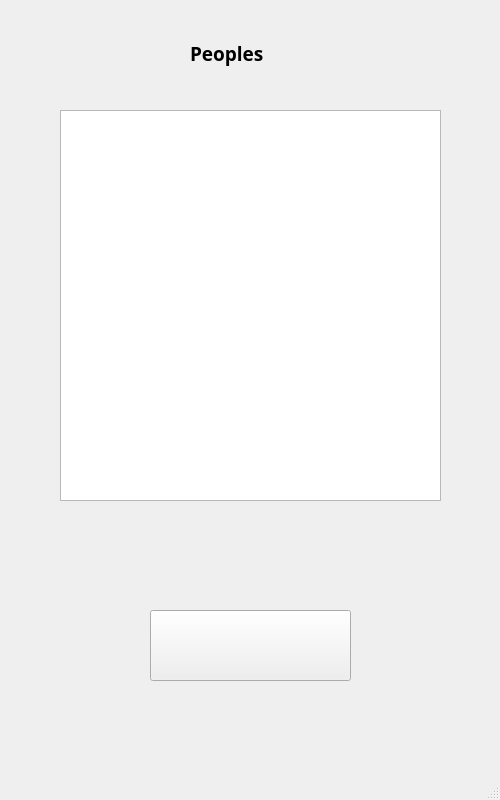
<?xml version="1.0" encoding="UTF-8"?>
<ui version="4.0">
 <class>MinesweeperSettings</class>
 <widget class="QMainWindow" name="MinesweeperSettings">
  <property name="geometry">
   <rect>
    <x>0</x>
    <y>0</y>
    <width>500</width>
    <height>800</height>
   </rect>
  </property>
  <property name="windowTitle">
   <string>Minesweeper</string>
  </property>
  <widget class="QWidget" name="centralwidget">
   <widget class="QLabel" name="label_peoples">
    <property name="geometry">
     <rect>
      <x>190</x>
      <y>0</y>
      <width>101</width>
      <height>107</height>
     </rect>
    </property>
    <property name="font">
     <font>
      <family>Arial Black</family>
      <pointsize>14</pointsize>
      <weight>75</weight>
      <bold>true</bold>
     </font>
    </property>
    <property name="autoFillBackground">
     <bool>false</bool>
    </property>
    <property name="text">
     <string>Peoples</string>
    </property>
   </widget>
   <widget class="QListWidget" name="list_widget">
    <property name="geometry">
     <rect>
      <x>60</x>
      <y>110</y>
      <width>381</width>
      <height>391</height>
     </rect>
    </property>
   </widget>
   <widget class="QPushButton" name="to_main_menu_button">
    <property name="geometry">
     <rect>
      <x>150</x>
      <y>610</y>
      <width>201</width>
      <height>71</height>
     </rect>
    </property>
    <property name="text">
     <string/>
    </property>
   </widget>
  </widget>
  <widget class="QMenuBar" name="menubar">
   <property name="geometry">
    <rect>
     <x>0</x>
     <y>0</y>
     <width>500</width>
     <height>21</height>
    </rect>
   </property>
  </widget>
  <widget class="QStatusBar" name="statusbar"/>
 </widget>
 <resources/>
 <connections/>
</ui>
